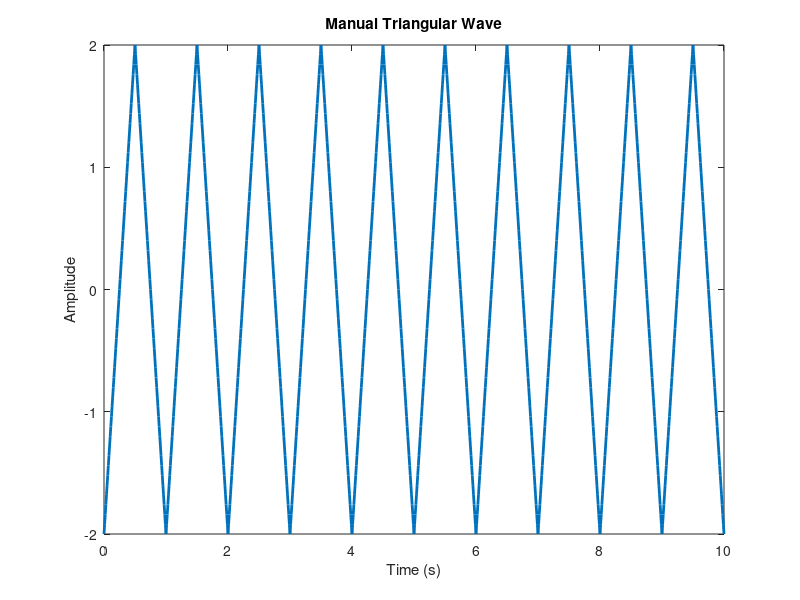

Write the MATLAB code that produced this figure.
f=1;
a=2;
d=10;
sr=100;
t=0:1/sr:d;
x=4*a*abs(t*f-floor(t*f+.5))-a;
plot(t,x,'LineWidth',2);
xlabel('Time (s)');
ylabel('Amplitude');
title('Manual Triangular Wave');
